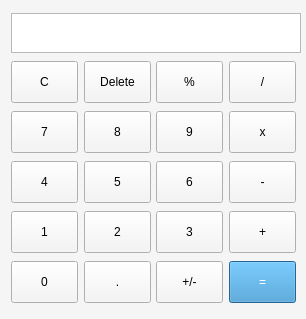
<?xml version="1.0" encoding="UTF-8"?>
<ui version="4.0">
 <class>MainWindow</class>
 <widget class="QMainWindow" name="MainWindow">
  <property name="enabled">
   <bool>true</bool>
  </property>
  <property name="geometry">
   <rect>
    <x>0</x>
    <y>0</y>
    <width>306</width>
    <height>319</height>
   </rect>
  </property>
  <property name="sizePolicy">
   <sizepolicy hsizetype="Fixed" vsizetype="Fixed">
    <horstretch>0</horstretch>
    <verstretch>0</verstretch>
   </sizepolicy>
  </property>
  <property name="minimumSize">
   <size>
    <width>306</width>
    <height>319</height>
   </size>
  </property>
  <property name="maximumSize">
   <size>
    <width>16777215</width>
    <height>16777215</height>
   </size>
  </property>
  <property name="windowTitle">
   <string>Calculatrice</string>
  </property>
  <property name="styleSheet">
   <string notr="true">background-color: #f5f5f5;
color: rgb(0, 0, 0);
</string>
  </property>
  <widget class="QWidget" name="centralWidget">
   <property name="sizePolicy">
    <sizepolicy hsizetype="Fixed" vsizetype="Fixed">
     <horstretch>0</horstretch>
     <verstretch>0</verstretch>
    </sizepolicy>
   </property>
   <property name="styleSheet">
    <string notr="true">QPushButton {
min-width: 65;
min-height: 40;
max-width: 65;
max-height: 40;
}</string>
   </property>
   <layout class="QVBoxLayout" name="verticalLayout">
    <item>
     <widget class="QLabel" name="displayPanel">
      <property name="minimumSize">
       <size>
        <width>290</width>
        <height>40</height>
       </size>
      </property>
      <property name="maximumSize">
       <size>
        <width>16777215</width>
        <height>40</height>
       </size>
      </property>
      <property name="font">
       <font>
        <family>Open Sans</family>
        <pointsize>20</pointsize>
        <weight>50</weight>
        <italic>false</italic>
        <bold>false</bold>
        <kerning>true</kerning>
       </font>
      </property>
      <property name="layoutDirection">
       <enum>Qt::LeftToRight</enum>
      </property>
      <property name="styleSheet">
       <string notr="true">border: 1 solid #b8b8b8;
background-color: #fff;</string>
      </property>
      <property name="text">
       <string/>
      </property>
      <property name="scaledContents">
       <bool>true</bool>
      </property>
      <property name="alignment">
       <set>Qt::AlignRight|Qt::AlignTrailing|Qt::AlignVCenter</set>
      </property>
      <property name="wordWrap">
       <bool>true</bool>
      </property>
      <property name="textInteractionFlags">
       <set>Qt::TextSelectableByKeyboard|Qt::TextSelectableByMouse</set>
      </property>
     </widget>
    </item>
    <item>
     <layout class="QHBoxLayout" name="horizontalLayout_5">
      <item>
       <widget class="QPushButton" name="actionClear">
        <property name="styleSheet">
         <string notr="true"/>
        </property>
        <property name="text">
         <string>C</string>
        </property>
       </widget>
      </item>
      <item>
       <widget class="QPushButton" name="actionDel">
        <property name="text">
         <string>Delete</string>
        </property>
       </widget>
      </item>
      <item>
       <widget class="QPushButton" name="actionPercent">
        <property name="text">
         <string>%</string>
        </property>
       </widget>
      </item>
      <item>
       <widget class="QPushButton" name="actionDiv">
        <property name="text">
         <string>/</string>
        </property>
        <attribute name="buttonGroup">
         <string notr="true">actionGroup</string>
        </attribute>
       </widget>
      </item>
     </layout>
    </item>
    <item>
     <layout class="QHBoxLayout" name="horizontalLayout_3">
      <item>
       <widget class="QPushButton" name="num7">
        <property name="text">
         <string>7</string>
        </property>
        <attribute name="buttonGroup">
         <string notr="true">numberGroup</string>
        </attribute>
       </widget>
      </item>
      <item>
       <widget class="QPushButton" name="num8">
        <property name="sizePolicy">
         <sizepolicy hsizetype="Fixed" vsizetype="Fixed">
          <horstretch>0</horstretch>
          <verstretch>0</verstretch>
         </sizepolicy>
        </property>
        <property name="text">
         <string>8</string>
        </property>
        <attribute name="buttonGroup">
         <string notr="true">numberGroup</string>
        </attribute>
       </widget>
      </item>
      <item>
       <widget class="QPushButton" name="num9">
        <property name="text">
         <string>9</string>
        </property>
        <attribute name="buttonGroup">
         <string notr="true">numberGroup</string>
        </attribute>
       </widget>
      </item>
      <item>
       <widget class="QPushButton" name="actionMul">
        <property name="text">
         <string>x</string>
        </property>
        <attribute name="buttonGroup">
         <string notr="true">actionGroup</string>
        </attribute>
       </widget>
      </item>
     </layout>
    </item>
    <item>
     <layout class="QHBoxLayout" name="horizontalLayout_2">
      <item>
       <widget class="QPushButton" name="num4">
        <property name="text">
         <string>4</string>
        </property>
        <attribute name="buttonGroup">
         <string notr="true">numberGroup</string>
        </attribute>
       </widget>
      </item>
      <item>
       <widget class="QPushButton" name="num5">
        <property name="text">
         <string>5</string>
        </property>
        <attribute name="buttonGroup">
         <string notr="true">numberGroup</string>
        </attribute>
       </widget>
      </item>
      <item>
       <widget class="QPushButton" name="num6">
        <property name="text">
         <string>6</string>
        </property>
        <attribute name="buttonGroup">
         <string notr="true">numberGroup</string>
        </attribute>
       </widget>
      </item>
      <item>
       <widget class="QPushButton" name="actionMinus">
        <property name="text">
         <string>-</string>
        </property>
        <attribute name="buttonGroup">
         <string notr="true">actionGroup</string>
        </attribute>
       </widget>
      </item>
     </layout>
    </item>
    <item>
     <layout class="QHBoxLayout" name="horizontalLayout">
      <property name="bottomMargin">
       <number>0</number>
      </property>
      <item>
       <widget class="QPushButton" name="num1">
        <property name="sizePolicy">
         <sizepolicy hsizetype="Fixed" vsizetype="Fixed">
          <horstretch>0</horstretch>
          <verstretch>0</verstretch>
         </sizepolicy>
        </property>
        <property name="minimumSize">
         <size>
          <width>67</width>
          <height>42</height>
         </size>
        </property>
        <property name="maximumSize">
         <size>
          <width>67</width>
          <height>42</height>
         </size>
        </property>
        <property name="text">
         <string>1</string>
        </property>
        <attribute name="buttonGroup">
         <string notr="true">numberGroup</string>
        </attribute>
       </widget>
      </item>
      <item>
       <widget class="QPushButton" name="num2">
        <property name="sizePolicy">
         <sizepolicy hsizetype="Fixed" vsizetype="Fixed">
          <horstretch>0</horstretch>
          <verstretch>0</verstretch>
         </sizepolicy>
        </property>
        <property name="text">
         <string>2</string>
        </property>
        <attribute name="buttonGroup">
         <string notr="true">numberGroup</string>
        </attribute>
       </widget>
      </item>
      <item>
       <widget class="QPushButton" name="num3">
        <property name="sizePolicy">
         <sizepolicy hsizetype="Fixed" vsizetype="Fixed">
          <horstretch>0</horstretch>
          <verstretch>0</verstretch>
         </sizepolicy>
        </property>
        <property name="maximumSize">
         <size>
          <width>67</width>
          <height>42</height>
         </size>
        </property>
        <property name="text">
         <string>3</string>
        </property>
        <attribute name="buttonGroup">
         <string notr="true">numberGroup</string>
        </attribute>
       </widget>
      </item>
      <item>
       <widget class="QPushButton" name="actionPlus">
        <property name="text">
         <string>+</string>
        </property>
        <attribute name="buttonGroup">
         <string notr="true">actionGroup</string>
        </attribute>
       </widget>
      </item>
     </layout>
    </item>
    <item>
     <layout class="QHBoxLayout" name="horizontalLayout_4">
      <property name="rightMargin">
       <number>0</number>
      </property>
      <item>
       <widget class="QPushButton" name="num0">
        <property name="text">
         <string>0</string>
        </property>
        <attribute name="buttonGroup">
         <string notr="true">numberGroup</string>
        </attribute>
       </widget>
      </item>
      <item>
       <widget class="QPushButton" name="comma">
        <property name="text">
         <string>.</string>
        </property>
       </widget>
      </item>
      <item>
       <widget class="QPushButton" name="actionSign">
        <property name="text">
         <string>+/-</string>
        </property>
       </widget>
      </item>
      <item>
       <widget class="QPushButton" name="actionCalc">
        <property name="palette">
         <palette>
          <active>
           <colorrole role="WindowText">
            <brush brushstyle="SolidPattern">
             <color alpha="255">
              <red>0</red>
              <green>0</green>
              <blue>0</blue>
             </color>
            </brush>
           </colorrole>
           <colorrole role="Button">
            <brush brushstyle="SolidPattern">
             <color alpha="255">
              <red>52</red>
              <green>144</green>
              <blue>205</blue>
             </color>
            </brush>
           </colorrole>
           <colorrole role="Text">
            <brush brushstyle="SolidPattern">
             <color alpha="255">
              <red>0</red>
              <green>0</green>
              <blue>0</blue>
             </color>
            </brush>
           </colorrole>
           <colorrole role="ButtonText">
            <brush brushstyle="SolidPattern">
             <color alpha="255">
              <red>0</red>
              <green>0</green>
              <blue>0</blue>
             </color>
            </brush>
           </colorrole>
           <colorrole role="Base">
            <brush brushstyle="SolidPattern">
             <color alpha="255">
              <red>52</red>
              <green>144</green>
              <blue>205</blue>
             </color>
            </brush>
           </colorrole>
           <colorrole role="Window">
            <brush brushstyle="SolidPattern">
             <color alpha="255">
              <red>52</red>
              <green>144</green>
              <blue>205</blue>
             </color>
            </brush>
           </colorrole>
           <colorrole role="PlaceholderText">
            <brush brushstyle="SolidPattern">
             <color alpha="128">
              <red>0</red>
              <green>0</green>
              <blue>0</blue>
             </color>
            </brush>
           </colorrole>
          </active>
          <inactive>
           <colorrole role="WindowText">
            <brush brushstyle="SolidPattern">
             <color alpha="255">
              <red>0</red>
              <green>0</green>
              <blue>0</blue>
             </color>
            </brush>
           </colorrole>
           <colorrole role="Button">
            <brush brushstyle="SolidPattern">
             <color alpha="255">
              <red>52</red>
              <green>144</green>
              <blue>205</blue>
             </color>
            </brush>
           </colorrole>
           <colorrole role="Text">
            <brush brushstyle="SolidPattern">
             <color alpha="255">
              <red>0</red>
              <green>0</green>
              <blue>0</blue>
             </color>
            </brush>
           </colorrole>
           <colorrole role="ButtonText">
            <brush brushstyle="SolidPattern">
             <color alpha="255">
              <red>0</red>
              <green>0</green>
              <blue>0</blue>
             </color>
            </brush>
           </colorrole>
           <colorrole role="Base">
            <brush brushstyle="SolidPattern">
             <color alpha="255">
              <red>52</red>
              <green>144</green>
              <blue>205</blue>
             </color>
            </brush>
           </colorrole>
           <colorrole role="Window">
            <brush brushstyle="SolidPattern">
             <color alpha="255">
              <red>52</red>
              <green>144</green>
              <blue>205</blue>
             </color>
            </brush>
           </colorrole>
           <colorrole role="PlaceholderText">
            <brush brushstyle="SolidPattern">
             <color alpha="128">
              <red>0</red>
              <green>0</green>
              <blue>0</blue>
             </color>
            </brush>
           </colorrole>
          </inactive>
          <disabled>
           <colorrole role="WindowText">
            <brush brushstyle="SolidPattern">
             <color alpha="255">
              <red>255</red>
              <green>255</green>
              <blue>255</blue>
             </color>
            </brush>
           </colorrole>
           <colorrole role="Button">
            <brush brushstyle="SolidPattern">
             <color alpha="255">
              <red>52</red>
              <green>144</green>
              <blue>205</blue>
             </color>
            </brush>
           </colorrole>
           <colorrole role="Text">
            <brush brushstyle="SolidPattern">
             <color alpha="255">
              <red>255</red>
              <green>255</green>
              <blue>255</blue>
             </color>
            </brush>
           </colorrole>
           <colorrole role="ButtonText">
            <brush brushstyle="SolidPattern">
             <color alpha="255">
              <red>255</red>
              <green>255</green>
              <blue>255</blue>
             </color>
            </brush>
           </colorrole>
           <colorrole role="Base">
            <brush brushstyle="SolidPattern">
             <color alpha="255">
              <red>52</red>
              <green>144</green>
              <blue>205</blue>
             </color>
            </brush>
           </colorrole>
           <colorrole role="Window">
            <brush brushstyle="SolidPattern">
             <color alpha="255">
              <red>52</red>
              <green>144</green>
              <blue>205</blue>
             </color>
            </brush>
           </colorrole>
           <colorrole role="PlaceholderText">
            <brush brushstyle="SolidPattern">
             <color alpha="128">
              <red>255</red>
              <green>255</green>
              <blue>255</blue>
             </color>
            </brush>
           </colorrole>
          </disabled>
         </palette>
        </property>
        <property name="styleSheet">
         <string notr="true">background-color: #3490cd;
color: #ffffff;</string>
        </property>
        <property name="text">
         <string>=</string>
        </property>
       </widget>
      </item>
     </layout>
    </item>
   </layout>
  </widget>
 </widget>
 <layoutdefault spacing="6" margin="11"/>
 <resources/>
 <connections/>
 <buttongroups>
  <buttongroup name="numberGroup"/>
  <buttongroup name="actionGroup"/>
 </buttongroups>
</ui>
